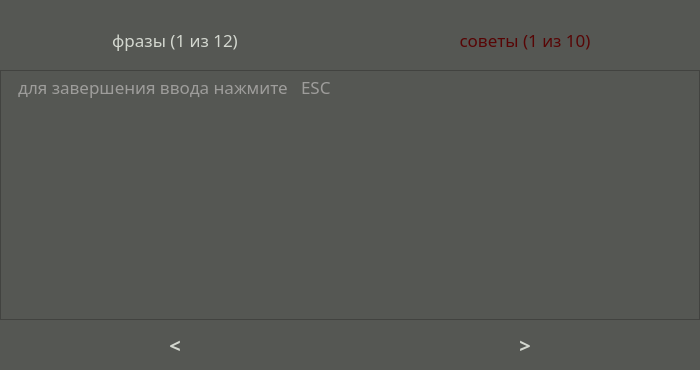
<?xml version="1.0" encoding="UTF-8"?>
<ui version="4.0">
 <class>Form</class>
 <widget class="QWidget" name="Form">
  <property name="geometry">
   <rect>
    <x>0</x>
    <y>0</y>
    <width>700</width>
    <height>370</height>
   </rect>
  </property>
  <property name="sizePolicy">
   <sizepolicy hsizetype="Fixed" vsizetype="Fixed">
    <horstretch>0</horstretch>
    <verstretch>0</verstretch>
   </sizepolicy>
  </property>
  <property name="minimumSize">
   <size>
    <width>700</width>
    <height>370</height>
   </size>
  </property>
  <property name="maximumSize">
   <size>
    <width>700</width>
    <height>370</height>
   </size>
  </property>
  <property name="mouseTracking">
   <bool>false</bool>
  </property>
  <property name="focusPolicy">
   <enum>Qt::StrongFocus</enum>
  </property>
  <property name="windowTitle">
   <string>Form</string>
  </property>
  <property name="styleSheet">
   <string notr="true">background-color: rgb(85, 87, 83);</string>
  </property>
  <widget class="QPushButton" name="pushButton">
   <property name="geometry">
    <rect>
     <x>0</x>
     <y>10</y>
     <width>350</width>
     <height>60</height>
    </rect>
   </property>
   <property name="font">
    <font>
     <family>Abyssinica SIL</family>
     <pointsize>13</pointsize>
    </font>
   </property>
   <property name="styleSheet">
    <string notr="true">color: rgb(211, 215, 207);</string>
   </property>
   <property name="text">
    <string>фразы (1 из 12)</string>
   </property>
   <property name="flat">
    <bool>true</bool>
   </property>
  </widget>
  <widget class="QPushButton" name="pushButton_2">
   <property name="geometry">
    <rect>
     <x>350</x>
     <y>10</y>
     <width>350</width>
     <height>60</height>
    </rect>
   </property>
   <property name="font">
    <font>
     <family>Abyssinica SIL</family>
     <pointsize>13</pointsize>
    </font>
   </property>
   <property name="styleSheet">
    <string notr="true">color: rgb(87, 5, 5);</string>
   </property>
   <property name="text">
    <string>советы (1 из 10)</string>
   </property>
   <property name="flat">
    <bool>true</bool>
   </property>
  </widget>
  <widget class="QTextEdit" name="textEdit">
   <property name="geometry">
    <rect>
     <x>0</x>
     <y>70</y>
     <width>700</width>
     <height>250</height>
    </rect>
   </property>
   <property name="font">
    <font>
     <family>Abyssinica SIL</family>
     <pointsize>13</pointsize>
    </font>
   </property>
   <property name="styleSheet">
    <string notr="true">color: rgb(232, 227, 227);</string>
   </property>
   <property name="inputMethodHints">
    <set>Qt::ImhMultiLine</set>
   </property>
   <property name="html">
    <string>&lt;!DOCTYPE HTML PUBLIC &quot;-//W3C//DTD HTML 4.0//EN&quot; &quot;http://www.w3.org/TR/REC-html40/strict.dtd&quot;&gt;
&lt;html&gt;&lt;head&gt;&lt;meta name=&quot;qrichtext&quot; content=&quot;1&quot; /&gt;&lt;style type=&quot;text/css&quot;&gt;
p, li { white-space: pre-wrap; }
&lt;/style&gt;&lt;/head&gt;&lt;body style=&quot; font-family:'Abyssinica SIL'; font-size:13pt; font-weight:400; font-style:normal;&quot;&gt;
&lt;p align=&quot;center&quot; style=&quot;-qt-paragraph-type:empty; margin-top:0px; margin-bottom:0px; margin-left:0px; margin-right:0px; -qt-block-indent:0; text-indent:0px;&quot;&gt;&lt;br /&gt;&lt;/p&gt;&lt;/body&gt;&lt;/html&gt;</string>
   </property>
   <property name="tabStopWidth">
    <number>80</number>
   </property>
   <property name="placeholderText">
    <string>   для завершения ввода нажмите   ESC</string>
   </property>
  </widget>
  <widget class="QPushButton" name="changeRight">
   <property name="geometry">
    <rect>
     <x>350</x>
     <y>320</y>
     <width>350</width>
     <height>50</height>
    </rect>
   </property>
   <property name="minimumSize">
    <size>
     <width>350</width>
     <height>50</height>
    </size>
   </property>
   <property name="maximumSize">
    <size>
     <width>350</width>
     <height>50</height>
    </size>
   </property>
   <property name="font">
    <font>
     <family>Abyssinica SIL</family>
     <pointsize>15</pointsize>
     <weight>75</weight>
     <bold>true</bold>
    </font>
   </property>
   <property name="styleSheet">
    <string notr="true">color: rgb(211, 215, 207);</string>
   </property>
   <property name="text">
    <string>&gt;</string>
   </property>
   <property name="flat">
    <bool>true</bool>
   </property>
  </widget>
  <widget class="QPushButton" name="changeLeft">
   <property name="geometry">
    <rect>
     <x>0</x>
     <y>320</y>
     <width>350</width>
     <height>50</height>
    </rect>
   </property>
   <property name="minimumSize">
    <size>
     <width>350</width>
     <height>50</height>
    </size>
   </property>
   <property name="maximumSize">
    <size>
     <width>350</width>
     <height>50</height>
    </size>
   </property>
   <property name="font">
    <font>
     <family>Abyssinica SIL</family>
     <pointsize>15</pointsize>
     <weight>75</weight>
     <bold>true</bold>
    </font>
   </property>
   <property name="styleSheet">
    <string notr="true">color: rgb(211, 215, 207);</string>
   </property>
   <property name="text">
    <string>&lt;</string>
   </property>
   <property name="flat">
    <bool>true</bool>
   </property>
  </widget>
 </widget>
 <resources/>
 <connections/>
</ui>
